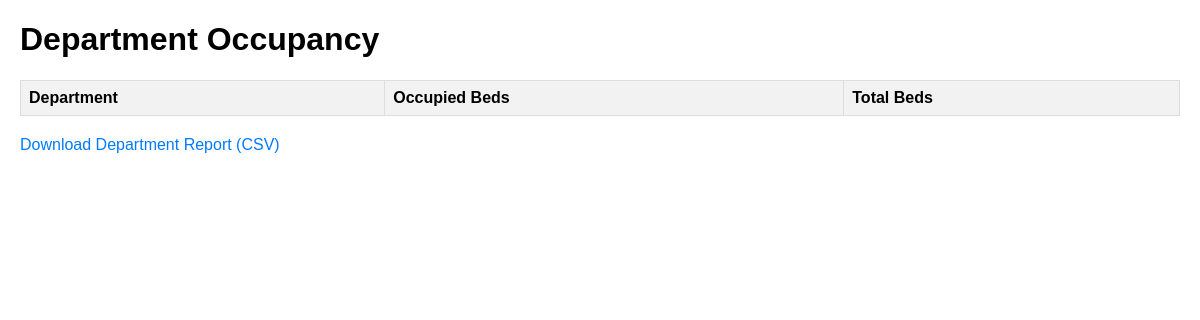
Before: /occupancy/ with the older database file.
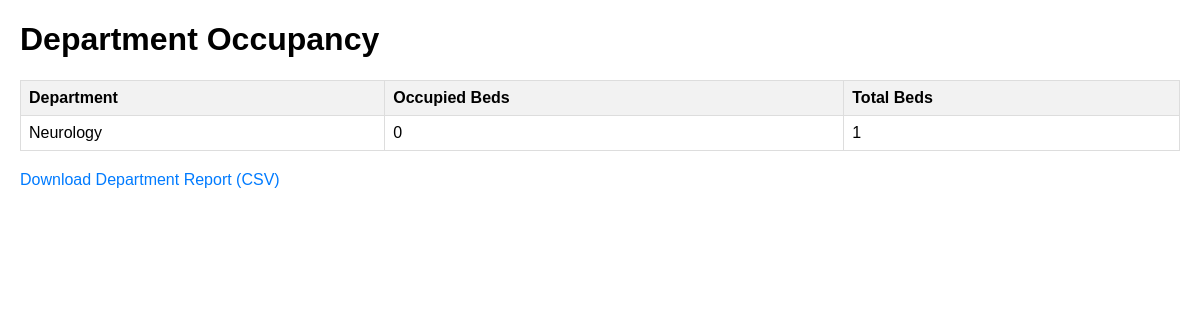
After: the same page with the newer database file.
### dashboard/models.py (models this page shows, shortened)
class Departments(models.Model):
    name = models.CharField(max_length=50)

### dashboard/views.py (the view)
# urls.py: path("occupancy/", views.occupancy, name="occupancy"),
def occupancy(request):
    departments = Departments.objects.all()
    department_occupancy = {}
    for department in departments:
        beds_in_department = Bed.objects.filter(department=department)
        occupied_beds = beds_in_department.filter(occupied=True).count()
        total_beds = beds_in_department.count()
        department_occupancy[department] = {
            'occupied': occupied_beds,
            'total': total_beds,
        }
    context = {
        'department_occupancy': department_occupancy
    }
    return render(request, 'main/occupancy.html', context)

### dashboard/templates/main/occupancy.html (shortened to what this page needs)
<!DOCTYPE html>
<html>
<head>
</head>
<body>
    <h1>Department Occupancy</h1>
    <table>
        <thead>
            <tr>
                <th>Department</th>
                <th>Occupied Beds</th>
                <th>Total Beds</th>
            </tr>
        </thead>
        <tbody>
            {% for department, occupancy in department_occupancy.items %}
                <tr>
                    <td>{{ department.name }}</td>
                    <td>{{ occupancy.occupied }}</td>
                    <td>{{ occupancy.total }}</td>
                </tr>
            {% endfor %}
        </tbody>
    </table>
    <a href="{% url 'download_department_report' %}" download>Download Department Report (CSV)</a>
</body>
</html>

Changed rows visible on the page:
added Departments: name "Neurology", occupied "0", total "1"
